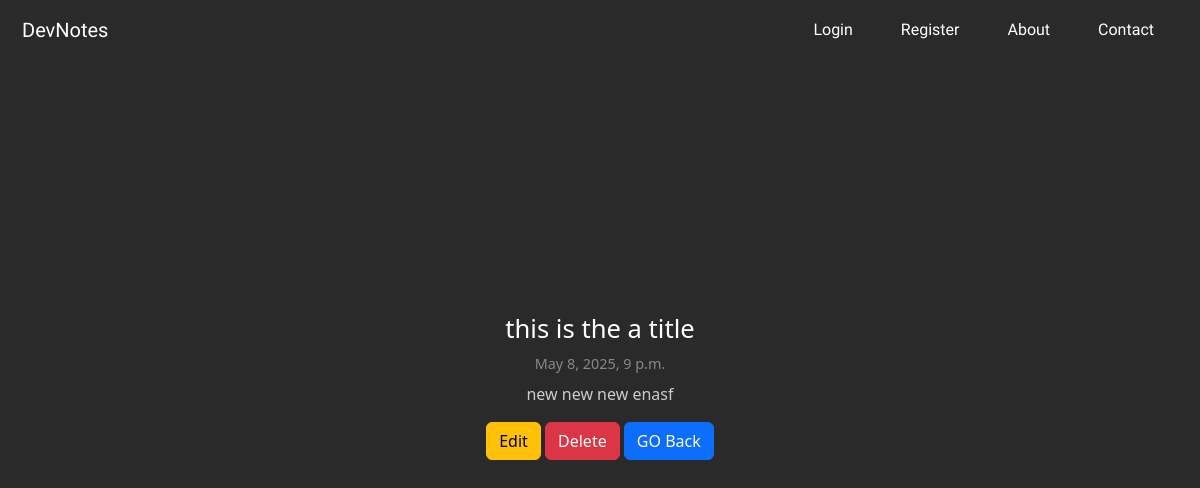
Page /notes/my-Second-post/ on the committed database.
### notesEngine/models.py (models this page shows, shortened)
class Note(models.Model):
    user = models.ForeignKey(User, on_delete=models.CASCADE)
    title = models.CharField(max_length=200)
    slug = models.SlugField()
    content = models.TextField()
    date = models.DateTimeField(auto_now_add=True)

### notesEngine/views.py (the view)
# urls.py: path('<slug:slug>/',views.note,name='note'),
def note(request, slug):
    note = Note.objects.get(slug=slug)
    return render(request, 'notesEngine/note.html', { 'note': note })

### notesEngine/templates/notesEngine/note.html (shortened to what this page needs)
{% extends "layout.html" %}
{% block content %}
<div class="spacing1">
<section>
    <h1 class="note-title">{{ note.title }}</h1>
    <p class="note-date">{{ note.date }}</p>
    <p class="note-content">{{ note.content }}</p>
    <a href="{% url 'notesEngine:edit_note' slug=note.slug %}" class="btn btn-warning">Edit</a>
    <a href="{% url 'notesEngine:delete_note' slug=note.slug %}" class="btn btn-danger">Delete</a>
    <a href="{% url 'notesEngine:all_notes' %}" class="btn btn-primary">GO Back</a>
</section>
</div>
{% endblock %}

### static/css/style.css (style rules this page uses)
* { padding: 0px; color: white; }
body { background-color: rgba(42, 42, 42, 1); }
.note-title { font-size: 1.6rem; margin-bottom: 0.5rem; }
.note-date { color: #888; font-size: 0.9rem; margin-bottom: 0.5rem; }
.note-content { color: #ccc; font-size: 1rem; line-height: 1.5; }
.spacing1 { margin-top: 150px; }

### rows in the picture
Note: title "this is the a title", date "May 8, 2025, 9 p.m.", content "new new new enasf"
